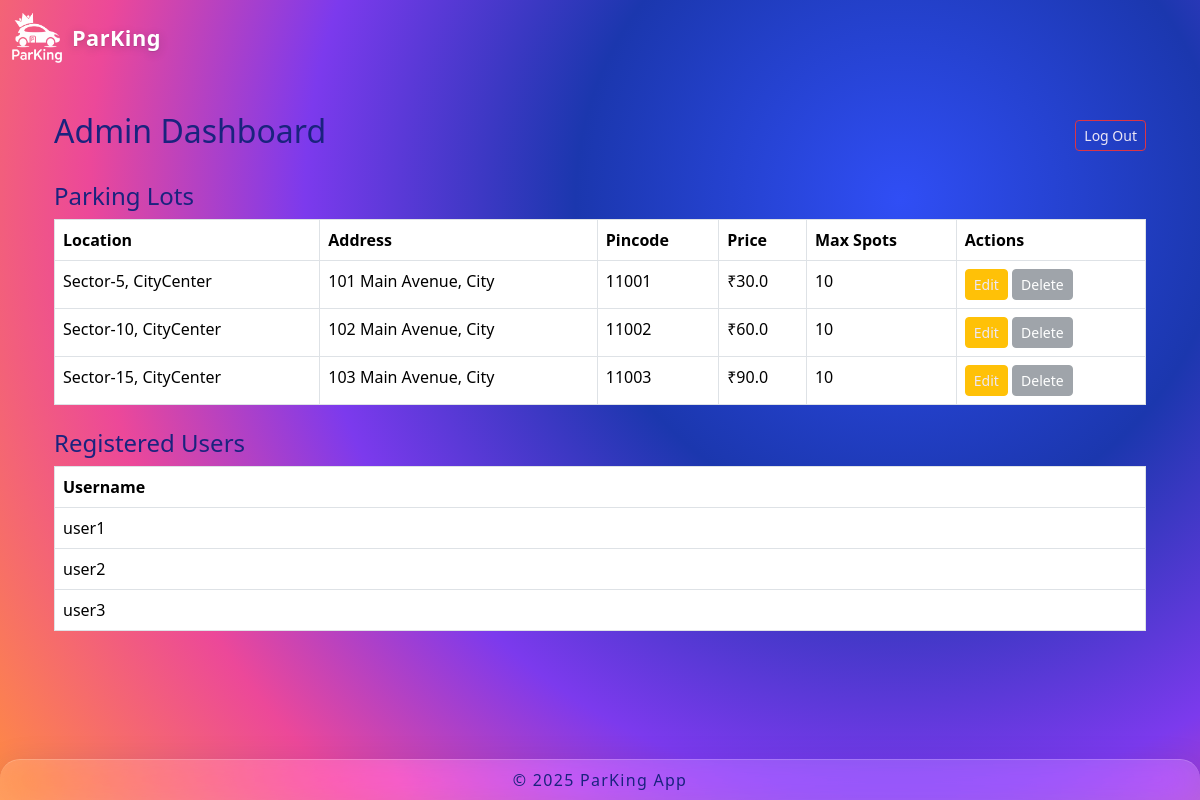
/admin/dashboard (signed in), run on an earlier commit of the app's database.
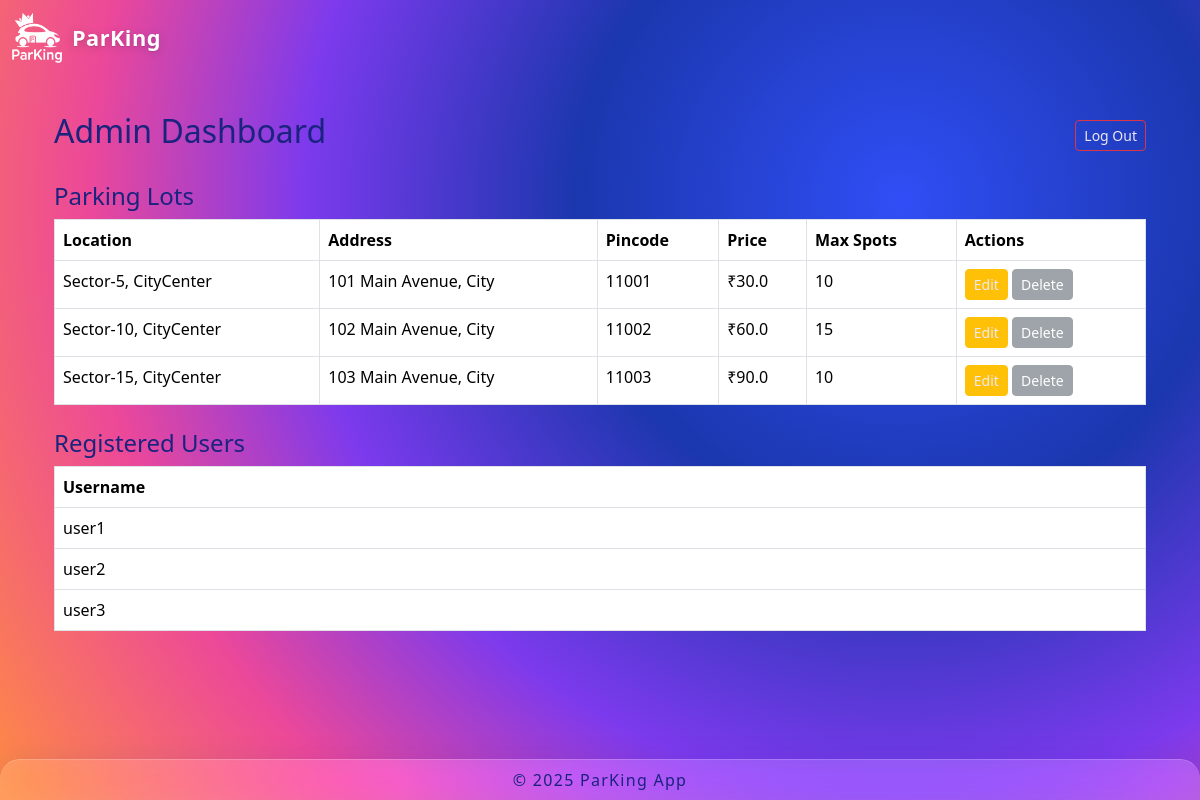
And on a later commit of the database.
### controllers/database.py (models this page shows)
class ParkingLot(db.Model):
    id = db.Column(db.Integer, primary_key=True)        # Primary key column is `id`
    location = db.Column(db.String(120), nullable=False)
    prices = db.Column(db.Float, nullable=False)
    address = db.Column(db.String(200), nullable=False)
    pincode = db.Column(db.String(10), nullable=False)
    max_spots = db.Column(db.Integer, nullable=False)
    spots = db.relationship('ParkingSpot', backref='parking_lot', lazy=True)

### app.py (the view)
@app.route('/admin/dashboard')
def admin_dashboard():
    if 'admin_id' not in session:
        flash("Please log in as admin to access dashboard.", "danger")
        return redirect(url_for('admin_login'))
    parking_lots = ParkingLot.query.all()
    users = User.query.all()
    return render_template('admin_dashboard.html', lots=parking_lots, users=users)

### templates/admin_dashboard.html
{% extends "layout.html" %}
{% block content %}
<div class="container py-4">
  <div class="d-flex justify-content-between align-items-center mb-4">
    <h2>Admin Dashboard</h2>
    <a href="{{ url_for('admin_logout') }}" class="btn btn-outline-danger btn-sm">Log Out</a>
  </div>
  <h4>Parking Lots</h4>
  <table class="table table-bordered mb-4">
    <thead>
      <tr>
        <th>Location</th>
        <th>Address</th>
        <th>Pincode</th>
        <th>Price</th>
        <th>Max Spots</th>
        <th>Actions</th>
      </tr>
    </thead>
    <tbody>
      {% for lot in lots %}
      <tr>
        <td>{{ lot.location }}</td>
        <td>{{ lot.address }}</td>
        <td>{{ lot.pincode }}</td>
        <td>₹{{ lot.prices }}</td>
        <td>{{ lot.max_spots }}</td>
        <td>
          <a href="{{ url_for('admin_edit_lot', lot_id=lot.id) }}" class="btn btn-sm btn-warning">Edit</a>
          {% set occupied_spots = lot.spots|selectattr('status', 'equalto', 'O')|list|length %}
          {% if occupied_spots == 0 %}
            <a href="{{ url_for('admin_delete_lot', lot_id=lot.id) }}" class="btn btn-sm btn-danger" onclick="return confirm('Confirm delete this parking lot?')">Delete</a>
          {% else %}
            <button class="btn btn-sm btn-secondary" disabled>Delete</button>
          {% endif %}
        </td>
      </tr>
      {% endfor %}
    </tbody>
  </table>
  <h4>Registered Users</h4>
  <table class="table table-bordered">
    <thead>
      <tr><th>Username</th></tr>
    </thead>
    <tbody>
      {% for user in users %}
      <tr><td>{{ user.username }}</td></tr>
      {% endfor %}
    </tbody>
  </table>
</div>
{% endblock %}

What changed in the data, as far as the page shows it:
changed ParkingLot "Sector-10, CityCenter": max_spots "10" → "15"
